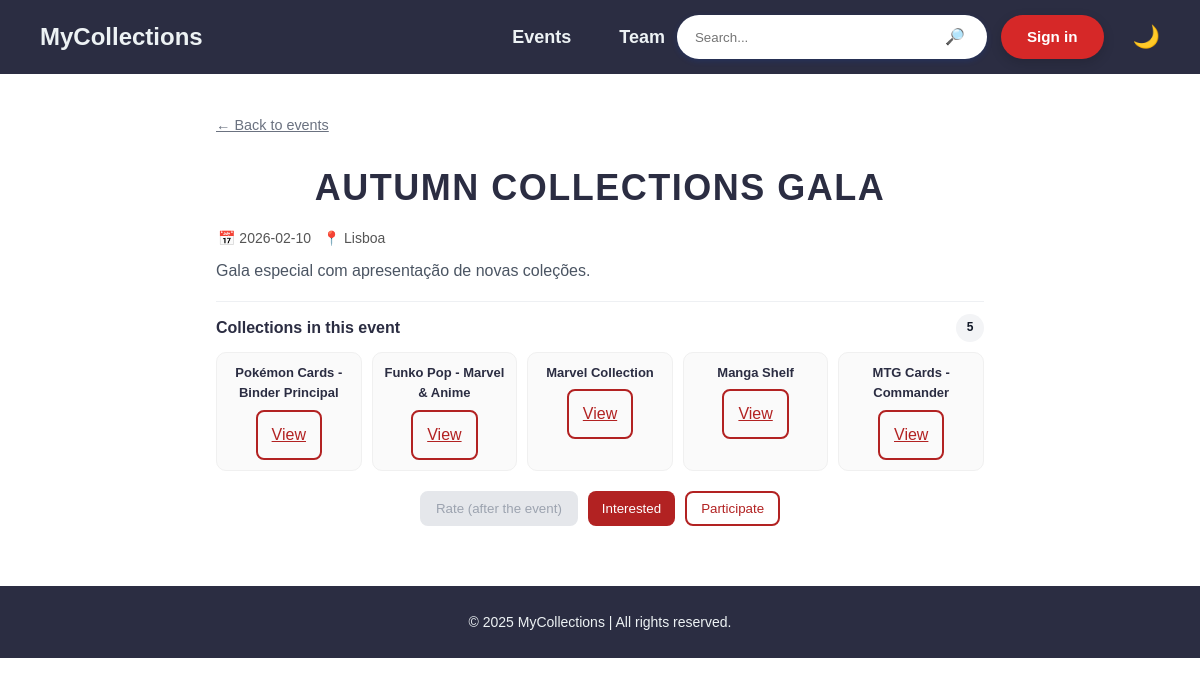
Screenshot of /public_html/event.php?id=21 with the database file from the repository.
### tables this page shows
CREATE TABLE `events` (
  `id_event` int(11) NOT NULL,
  `name` varchar(120) NOT NULL,
  `location` varchar(120) DEFAULT NULL,
  `created_by` int(11) NOT NULL,
  `event_date` date NOT NULL,
  `description` text DEFAULT NULL
);

CREATE TABLE `collections` (
  `id_collection` int(11) NOT NULL,
  `id_user` int(11) NOT NULL,
  `id_collection_category` int(11) NOT NULL,
  `name` varchar(120) NOT NULL,
  `description` text DEFAULT NULL,
  `cover_img` varchar(255) DEFAULT NULL,
  `creation_date` date DEFAULT NULL,
  `rate` int(11) DEFAULT 0
);

### public_html/event.php (the view, shortened to what this page needs)
<?php
$eventId = isset($_GET['id']) ? (int)$_GET['id'] : 0;
$event   = null;
$cols    = [];
if ($eventId > 0) {
    $db = DB::conn();
    $stmt = $db->prepare("SELECT id_event, name, location, event_date, description, created_by
                          FROM events WHERE id_event = ?");
    $stmt->bind_param("i", $eventId);
    $stmt->execute();
    $res   = $stmt->get_result();
    $event = $res->fetch_assoc();
    if ($event) {
        $stmt2 = $db->prepare("
            SELECT c.id_collection, c.name
            FROM event_collections ec
            JOIN collections c ON c.id_collection = ec.id_collection
            WHERE ec.id_event = ?
        ");
        $stmt2->bind_param("i", $eventId);
        $stmt2->execute();
        $colsRes = $stmt2->get_result();
        while ($row = $colsRes->fetch_assoc()) {
            $cols[] = $row;
        }
    }
}
?>
<!DOCTYPE html>
<html lang="pt">
<head>
  <link rel="stylesheet" href="css/style.css" />
  <link rel="stylesheet" href="css/events.css" />
</head>
<body data-event-id="<?= $event ? (int)$event['id_event'] : 0 ?>">
<?php require_once __DIR__ . "/partials/navbar.php"; ?>
<main class="event-page-main">
<?php if (!$event): ?>
  <section class="event-page-card">
    <a href="events.php" class="back-link">← Back to events</a>
    <h1 class="events-title" style="margin-top:16px;">Event not found</h1>
    <p class="ev-desc">The event you are looking for does not exist.</p>
  </section>
<?php else: ?>
  <?php
    $dt      = new DateTime($event['event_date']);
    $now     = new DateTime();
    $isPast  = $dt < $now;
    $dateStr = $dt->format("Y-m-d");
  ?>
 <div class="event-topbar">
  <a href="events.php" class="back-link">← Back to events</a>
</div>
    <h1 class="events-title" style="margin-top:18px;">
      <?= htmlspecialchars($event['name']) ?>
    </h1>
    <p class="ev-subtitle">
      📅 <?= htmlspecialchars($dateStr) ?>
      <?php if (!empty($event['location'])): ?>
        &nbsp;&nbsp;📍 <?= htmlspecialchars($event['location']) ?>
      <?php endif; ?>
    </p>
    <?php if (!empty($event['description'])): ?>
      <p class="ev-desc-full">
        <?= nl2br(htmlspecialchars($event['description'])) ?>
      </p>
    <?php endif; ?>
    <div class="ev-collections" style="margin-top:18px;">
      <div class="ev-col-head">
        <h4 class="ev-col-title">Collections in this event</h4>
        <span class="ev-badge"><?= count($cols) ?></span>
      </div>
      <div class="ev-col-list">
        <?php if (!count($cols)): ?>
          <p class="muted">No collections in this event.</p>
        <?php else: ?>
         <?php foreach ($cols as $c): ?>
            <div class="ev-col-item">
              <span class="ev-col-name"><?= htmlspecialchars($c['name']) ?></span>
              <a href="collection.php?id=<?= (int)$c['id_collection'] ?>" class="btn outline">View</a>
            </div>
          <?php endforeach; ?>
        <?php endif; ?>
      </div>
    </div>
    <div class="ev-actions" style="margin-top:20px;">
      <button
        id="d-review"
        class="btn outline"
        data-id="<?= (int)$event['id_event'] ?>"
        <?= $isPast ? "" : "disabled" ?>
      >
        <?= $isPast ? "Rate" : "Rate (after the event)" ?>
      </button>
      <button
        id="d-join"
        class="btn"
        data-id="<?= (int)$event['id_event'] ?>"
      >
        Interested
      </button>
      <button
        id="d-participate"
        class="btn outline"
        data-id="<?= (int)$event['id_event'] ?>"
        <?= $isPast ? "disabled" : "" ?>
      >
        Participate
      </button>
    </div>
<?php endif; ?>
</main>
<footer class="footer">
  <p>© 2025 MyCollections | All rights reserved.</p>
</footer>
</body>
</html>

### public_html/css/style.css (style rules this page uses)
* { margin: 0; padding: 0; box-sizing: border-box; font-family: Arial, sans-serif; }
body { margin: 0; padding: 0; background: #ffffff; font-family: Arial, sans-serif; overflow-x: hidden; }
body { flex-direction: column; min-height: 100vh; }
* { margin: 0; padding: 0; box-sizing: border-box; font-family: "Poppins", sans-serif; }
body { background-color: #f8f9fa; color: #2b2d42; line-height: 1.6; }
.footer { background-color: #2b2d42; color: #edf2f4; text-align: center; padding: 25px 10px; font-size: 14px; margin-top: 60px; }
.modal-buttons .btn, .btn { background: #B22222; color: #fff; border: 0; border-radius: 8px; padding: 10px 14px; cursor: pointer; }

### public_html/css/events.css (style rules this page uses)
.events-title { font-size: 36px; color: #2b2d42; text-align: center; text-transform: uppercase; letter-spacing: 1.5px; margin: 30px 0 10px; }
.ev-subtitle { margin: 0 0 10px 2px; color: #555; font-size: 14px; }
.ev-actions { display: flex; margin-top: 8px; justify-content: center; gap: 10px; flex-wrap: wrap; }
.ev-actions .btn { background-color:#B22222; color:#fff; border:0; padding:8px 14px; border-radius:8px; cursor:pointer; }
.ev-collections { border-top: 1px solid #eef0f3; padding-top: 12px; margin-top: 12px; }
.ev-col-head { display:flex; align-items:center; justify-content:space-between; margin-bottom: 10px; }
.ev-col-title { margin:0; font-size:16px; color:#2b2d42; font-weight:700; }
.ev-badge { display:inline-block; min-width: 28px; padding: 4px 10px; border-radius: 999px; background:#f3f4f6; color:#111827; font-weight:700; font-size:12px; text-align:center; }
.ev-col-list { display:grid; grid-template-columns: repeat(auto-fill, minmax(120px, 1fr)); gap: 10px; }
.ev-col-item { display:flex; flex-direction:column; align-items:center; gap:6px; background:#fafafa; border:1px solid #f0f0f0; border-radius:10px; padding:10px; }
.ev-col-name { font-size: 13px; font-weight: 600; color:#2b2d42; text-align:center; }
.ev-actions { justify-content: center; }
.ev-col-item { position: relative; overflow: hidden; cursor: pointer; }
.btn.outline { background: transparent; color: #B22222; border: 2px solid #B22222; }
.btn.disabled, .btn[disabled] { background: #e5e7eb !important; color: #9ca3af !important; border-color: #e5e7eb !important; cursor: not-allowed !important; box-shadow: none !important; transform: none !important; }
* { margin:0; padding:0; box-sizing:border-box; font-family: Arial, sans-serif; }
html, body { height:100%; }
body { margin:0; padding:0; background:#ffffff; color:#2b2d42; line-height:1.6; overflow-x:hidden; }
.modal-buttons .btn, .btn { background:#B22222; color:#fff; border:0; border-radius:8px; padding:10px 14px; cursor:pointer; }
.footer { background-color: #2b2d42; color: #edf2f4; text-align: center; padding: 25px 10px; font-size: 14px; margin-top: 0; width: 100%; }
.event-page-main { max-width: 800px; margin: 40px auto 60px; padding: 0 16px; }
.back-link { display: inline-block; font-size: 0.9rem; margin-bottom: 4px; color: #6b7280; }
.ev-desc-full { margin-top: 10px; color: #4b5563; line-height: 1.5; }
.event-topbar { display:flex; align-items:center; justify-content:space-between; gap:12px; }

### rows the page displays
events: name "AUTUMN COLLECTIONS GALA", event_date "2026-02-10", location "Lisboa", description "Gala especial com apresentação de novas coleções."
collections: name "Pokémon Cards - Binder Principal"
collections: name "Funko Pop - Marvel & Anime"
collections: name "Marvel Collection"
collections: name "Manga Shelf"
collections: name "MTG Cards - Commander"

### other values shown
count($cols) "5"
